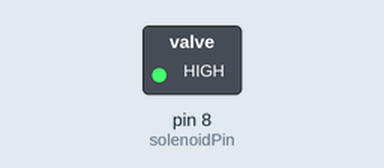
The sketch below on a simulated Arduino Uno, built with avr-gcc and run on an emulated ATmega328P. Shown: switched loads named in the sketch (green lamp = pin HIGH). Dashed ring = blinking. What the sketch prints to the serial monitor is not drawn.

Above: at 0.5 s.
Timing chart, 0 to 4.6 s (numbered marks = the images above):
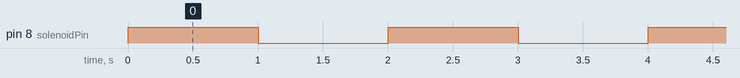

The sketch:

ValveTester.ino
```cpp
const int solenoidPin = 8; // Define the Arduino pin connected to the relay module's control pin


void setup() {
  Serial.begin(9600);
  pinMode(solenoidPin, OUTPUT); // Set the solenoid pin as output
  digitalWrite(solenoidPin, LOW); // Initial setup to low

}


void loop() {

  // Turn the solenoid valve ON for a set duration
  digitalWrite(solenoidPin, HIGH);
  Serial.println("On");
  delay(1000); // Delay for 1 second


  // Turn the solenoid valve OFF for a set duration
  digitalWrite(solenoidPin, LOW);
  Serial.println("Off");
  delay(1000); // Delay for 1 second

}
```

Measured:
- by itself, pin 8 (solenoidPin): alternates HIGH for 1.0 s and LOW for 1.0 s
